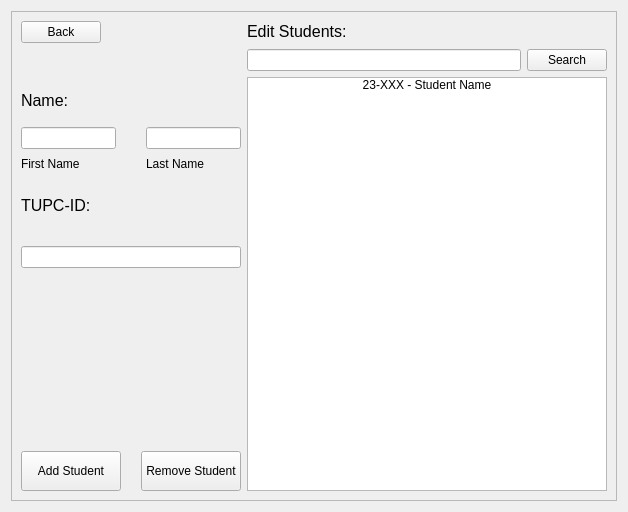
<?xml version="1.0" encoding="UTF-8"?>
<ui version="4.0">
 <class>Form</class>
 <widget class="QWidget" name="Form">
  <property name="geometry">
   <rect>
    <x>0</x>
    <y>0</y>
    <width>628</width>
    <height>512</height>
   </rect>
  </property>
  <property name="windowTitle">
   <string>Dialog</string>
  </property>
  <layout class="QGridLayout" name="gridLayout">
   <item row="0" column="0">
    <widget class="QFrame" name="frame">
     <property name="frameShape">
      <enum>QFrame::StyledPanel</enum>
     </property>
     <property name="frameShadow">
      <enum>QFrame::Raised</enum>
     </property>
     <layout class="QGridLayout" name="gridLayout_2">
      <item row="1" column="0">
       <layout class="QVBoxLayout" name="verticalLayout_2">
        <property name="spacing">
         <number>0</number>
        </property>
        <item>
         <layout class="QVBoxLayout" name="verticalLayout_9">
          <item>
           <spacer name="verticalSpacer">
            <property name="orientation">
             <enum>Qt::Vertical</enum>
            </property>
            <property name="sizeType">
             <enum>QSizePolicy::Fixed</enum>
            </property>
            <property name="sizeHint" stdset="0">
             <size>
              <width>20</width>
              <height>25</height>
             </size>
            </property>
           </spacer>
          </item>
          <item>
           <layout class="QVBoxLayout" name="verticalLayout_24">
            <item>
             <layout class="QVBoxLayout" name="verticalLayout_20">
              <property name="spacing">
               <number>0</number>
              </property>
              <item alignment="Qt::AlignLeft">
               <widget class="QLabel" name="label_17">
                <property name="font">
                 <font>
                  <pointsize>12</pointsize>
                 </font>
                </property>
                <property name="text">
                 <string>Name:</string>
                </property>
               </widget>
              </item>
              <item>
               <layout class="QHBoxLayout" name="horizontalLayout_8">
                <item>
                 <layout class="QVBoxLayout" name="verticalLayout_21">
                  <item>
                   <widget class="QLineEdit" name="first_name_lineedit_editsched"/>
                  </item>
                  <item>
                   <widget class="QLabel" name="label">
                    <property name="font">
                     <font>
                      <pointsize>9</pointsize>
                     </font>
                    </property>
                    <property name="text">
                     <string>First Name</string>
                    </property>
                   </widget>
                  </item>
                 </layout>
                </item>
                <item>
                 <spacer name="horizontalSpacer_4">
                  <property name="orientation">
                   <enum>Qt::Horizontal</enum>
                  </property>
                  <property name="sizeType">
                   <enum>QSizePolicy::Fixed</enum>
                  </property>
                  <property name="sizeHint" stdset="0">
                   <size>
                    <width>30</width>
                    <height>20</height>
                   </size>
                  </property>
                 </spacer>
                </item>
                <item>
                 <layout class="QVBoxLayout" name="verticalLayout_22">
                  <item>
                   <widget class="QLineEdit" name="last_name_lineedit_editsched"/>
                  </item>
                  <item>
                   <widget class="QLabel" name="label_18">
                    <property name="font">
                     <font>
                      <pointsize>9</pointsize>
                     </font>
                    </property>
                    <property name="text">
                     <string>Last Name</string>
                    </property>
                   </widget>
                  </item>
                 </layout>
                </item>
               </layout>
              </item>
             </layout>
            </item>
            <item>
             <layout class="QVBoxLayout" name="verticalLayout_23">
              <property name="spacing">
               <number>0</number>
              </property>
              <item alignment="Qt::AlignLeft">
               <widget class="QLabel" name="label_19">
                <property name="font">
                 <font>
                  <pointsize>12</pointsize>
                 </font>
                </property>
                <property name="text">
                 <string>TUPC-ID:</string>
                </property>
               </widget>
              </item>
              <item alignment="Qt::AlignVCenter">
               <widget class="QLineEdit" name="tupc_id_editsched_lineedit"/>
              </item>
             </layout>
            </item>
           </layout>
          </item>
          <item>
           <layout class="QHBoxLayout" name="horizontalLayout">
            <property name="spacing">
             <number>0</number>
            </property>
            <item alignment="Qt::AlignLeft|Qt::AlignBottom">
             <widget class="QPushButton" name="add_student_schedule">
              <property name="minimumSize">
               <size>
                <width>100</width>
                <height>40</height>
               </size>
              </property>
              <property name="text">
               <string>Add Student</string>
              </property>
             </widget>
            </item>
            <item alignment="Qt::AlignRight|Qt::AlignBottom">
             <widget class="QPushButton" name="del_student_schedule">
              <property name="minimumSize">
               <size>
                <width>100</width>
                <height>40</height>
               </size>
              </property>
              <property name="text">
               <string>Remove Student</string>
              </property>
             </widget>
            </item>
           </layout>
          </item>
         </layout>
        </item>
       </layout>
      </item>
      <item row="1" column="1">
       <layout class="QVBoxLayout" name="verticalLayout">
        <item>
         <layout class="QHBoxLayout" name="horizontalLayout_12">
          <item>
           <widget class="QLineEdit" name="search_bar_stdnt_insched"/>
          </item>
          <item>
           <widget class="QPushButton" name="search_stdnt_insched_btn">
            <property name="text">
             <string>Search</string>
            </property>
           </widget>
          </item>
         </layout>
        </item>
        <item>
         <widget class="QListWidget" name="listWidget">
          <property name="minimumSize">
           <size>
            <width>360</width>
            <height>233</height>
           </size>
          </property>
          <item>
           <property name="text">
            <string>23-XXX - Student Name</string>
           </property>
           <property name="textAlignment">
            <set>AlignCenter</set>
           </property>
          </item>
         </widget>
        </item>
       </layout>
      </item>
      <item row="0" column="1" alignment="Qt::AlignLeft|Qt::AlignVCenter">
       <widget class="QLabel" name="label_8">
        <property name="font">
         <font>
          <pointsize>12</pointsize>
         </font>
        </property>
        <property name="text">
         <string>Edit Students:</string>
        </property>
       </widget>
      </item>
      <item row="0" column="0" alignment="Qt::AlignLeft">
       <widget class="QPushButton" name="cancel">
        <property name="text">
         <string>Back</string>
        </property>
       </widget>
      </item>
     </layout>
    </widget>
   </item>
  </layout>
 </widget>
 <resources/>
 <connections/>
</ui>
